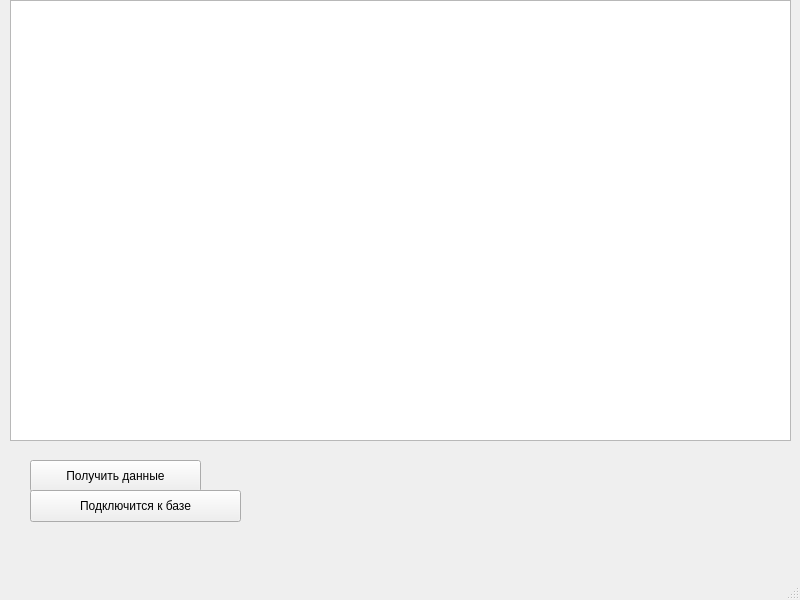
<?xml version="1.0" encoding="UTF-8"?>
<ui version="4.0">
 <class>MainWindow</class>
 <widget class="QMainWindow" name="MainWindow">
  <property name="geometry">
   <rect>
    <x>0</x>
    <y>0</y>
    <width>800</width>
    <height>600</height>
   </rect>
  </property>
  <property name="windowTitle">
   <string>MainWindow</string>
  </property>
  <widget class="QWidget" name="centralwidget">
   <widget class="QTableView" name="tableView">
    <property name="geometry">
     <rect>
      <x>10</x>
      <y>0</y>
      <width>781</width>
      <height>441</height>
     </rect>
    </property>
   </widget>
   <widget class="QPushButton" name="BGetData">
    <property name="geometry">
     <rect>
      <x>30</x>
      <y>460</y>
      <width>171</width>
      <height>32</height>
     </rect>
    </property>
    <property name="text">
     <string>Получить данные</string>
    </property>
   </widget>
   <widget class="QPushButton" name="BConnect">
    <property name="geometry">
     <rect>
      <x>30</x>
      <y>490</y>
      <width>211</width>
      <height>32</height>
     </rect>
    </property>
    <property name="text">
     <string>Подключится к базе</string>
    </property>
   </widget>
  </widget>
  <widget class="QMenuBar" name="menubar">
   <property name="geometry">
    <rect>
     <x>0</x>
     <y>0</y>
     <width>800</width>
     <height>24</height>
    </rect>
   </property>
  </widget>
  <widget class="QStatusBar" name="statusbar"/>
 </widget>
 <resources/>
 <connections/>
</ui>
